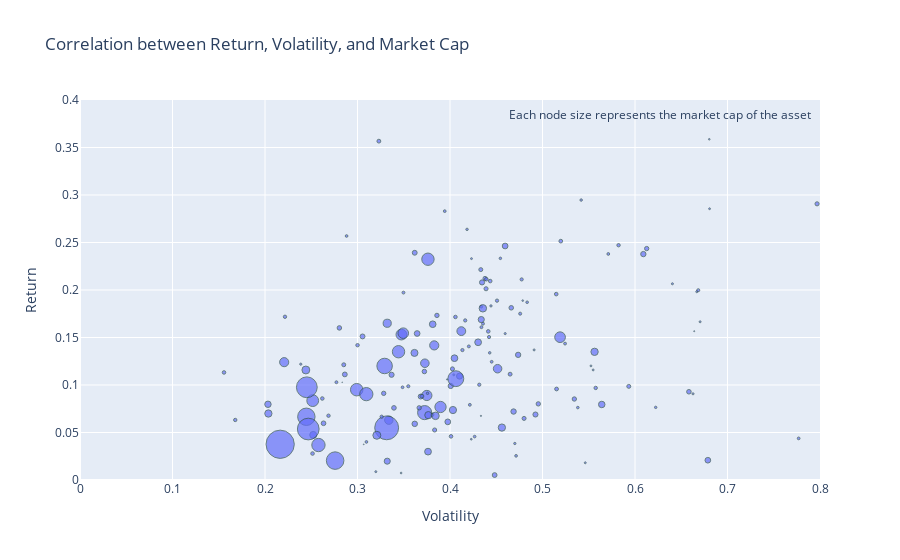

Notebook cell for this chart:
### Code cell
import plotly.graph_objs as go

# Copy df and remove the 4 NaN's to be able to plot the size represented by y = Market Cap
df = df_q6.copy()
df.dropna(inplace=True)


# Define the x and y values
x = df['volatility']
y = df['AAR']
z = df['cap']  # Use this dimension to give color and/or size to show the Market Cap


fig = px.scatter(df, x=x, y=y, size=z, range_x=[0, 0.8], range_y=[0, 0.4],  color_continuous_scale=px.colors.sequential.Blues,
                 title='Correlation between Return, Volatility, and Market Cap')
fig.update_xaxes(title_text='Volatility')
fig.update_yaxes(title_text='Return')
fig.update_traces(marker=dict(
    line=dict(width=1, color='DarkSlateGrey')), selector=dict(mode='markers'))

# Adding text about Market Cap
fig.add_annotation(
    xref="paper", yref="paper",
    x=0.99, y=0.99,
    text="Each node size represents the market cap of the asset",
    showarrow=False,

)
fig.show()

### Figure 1 — Plotly figure (JSON) as saved in the notebook; plotly's stock layout.template omitted (floating-point values rounded to 4 significant figures; data arrays with more than 128 entries replaced by an {"elided": "..."} marker saying what was removed)
{"data": [{"hovertemplate": "volatility=%{x}<br>AAR=%{y}<br>cap=%{marker.size}<extra></extra>", "legendgroup": "", "marker": {"color": "#636efa", "line": {"color": "DarkSlateGrey", "width": 1}, "size": {"elided": "181 float values"}, "sizemode": "area", "sizeref": 900500000.0, "symbol": "circle"}, "mode": "markers", "name": "", "orientation": "v", "showlegend": false, "type": "scatter", "x": {"elided": "181 float values"}, "xaxis": "x", "y": {"elided": "181 float values"}, "yaxis": "y"}], "layout": {"annotations": [{"showarrow": false, "text": "Each node size represents the market cap of the asset", "x": 0.99, "xref": "paper", "y": 0.99, "yref": "paper"}], "legend": {"itemsizing": "constant", "tracegroupgap": 0}, "title": {"text": "Correlation between Return, Volatility, and Market Cap"}, "xaxis": {"anchor": "y", "domain": [0, 1], "range": [0, 0.8], "title": {"text": "Volatility"}}, "yaxis": {"anchor": "x", "domain": [0, 1], "range": [0, 0.4], "title": {"text": "Return"}}}}
